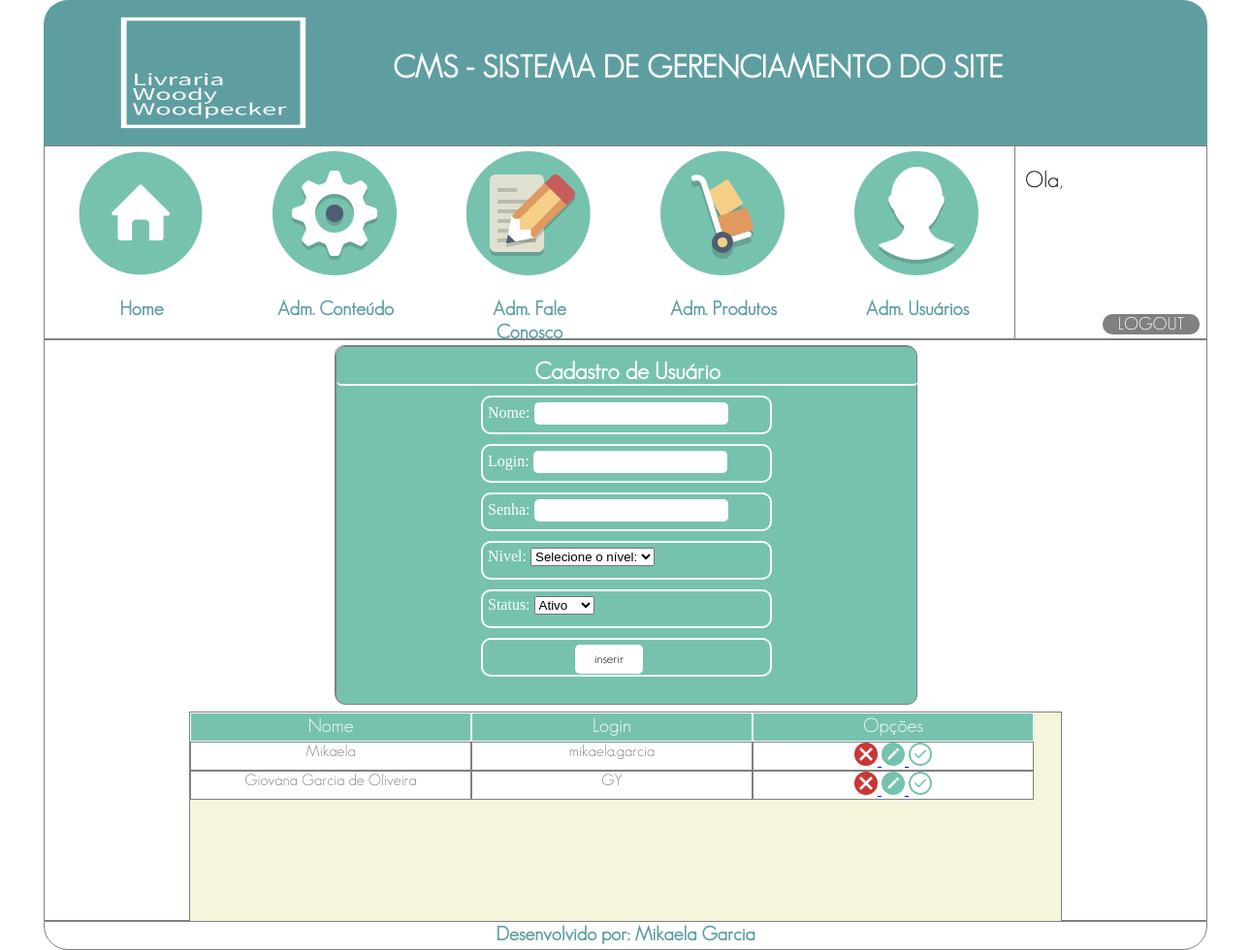
The app's page /cms/cadastroUsuario.php with its own data.
### tables this page shows
CREATE TABLE `tbl_usuario` (
  `id_usuario` int(11) NOT NULL AUTO_INCREMENT,
  `nome` varchar(100) DEFAULT NULL,
  `id_nivel` int(11) DEFAULT NULL,
  `login` varchar(45) DEFAULT NULL,
  `senha` varchar(45) DEFAULT NULL,
  `status` tinyint(10) DEFAULT '0',
  PRIMARY KEY (`id_usuario`),
  KEY `tbl_usuario_niveis_idx` (`id_nivel`),
  CONSTRAINT `fk_tbl_usuario_tbl_niveis` FOREIGN KEY (`id_nivel`) REFERENCES `tbl_niveis` (`id_nivel`)
);

### cms/cadastroUsuario.php (the view, shortened to what this page needs)
<?php
$conexao = conexaoBD();
$botao = "inserir";
$nomeUsuario = "";
$loginUsuario = "";
$senhaUsuario = "";
$idNivel2 = 0;
$nomeNivel = "";
?>
<!DOCTYPE html>
<html>
<head>
    <link rel="stylesheet" href="css/style.css"/>
</head>
<header>
    <?php
        require_once("header.php");
    ?>
</header>
<body>
    <div id="sessaoCadUsuario">
        <div id="seguraFormUsuario">
            <form method="POST" action="cadastroUsuario.php" id="formCadUsuario">
                <div id="formTituloUser">
                    <h2>Cadastro de Usuário</h2>
                </div>
                <div class="itemForm">
                   <p>Nome: <input type="text" class="txtFormUsuario" name="txtNome" value="<?php echo($nomeUsuario)?>"></p>
                </div>
                <div class="itemForm">
                    <p>Login: <input type="text" class="txtFormUsuario" name="txtLogin" value="<?php echo($loginUsuario)?>"></p>
                </div>
                <div class="itemForm">
                    <p>Senha: <input type="text" class="txtFormUsuario" name="txtSenha" value="<?php echo($senhaUsuario)?>"></p>
                </div>
                <div class="itemForm">
                    <p>Nivel: <select name="slcNivel">
                    <?php
                        if($modo == "editar"){
                            ?> <option value="<?php echo($idNivel2)?>"><?php echo($nomeNivel)?></option>
                            <?php
                        }else{
                            ?>
                            <option value="">Selecione o nível:</option>
                            <?php
                        }
                    ?>
                    </select></p>
                </div>
                <div class="itemForm">
                    <p>Status: <select name="slcStatus">
                                    <option value="1">Ativo</option>
                            </select>
                    </p>
                </div>
                <div class="itemForm">
                    <input type="submit" value="<?php echo($botao)?>" name="btnEnviar" id="btnEnviarUsuario">
                </div>
            </form>
        </div>
        <div id="listaUsuario">
            <div class="itemListaUsuario">
                Nome
            </div>
            <div class="itemListaUsuario">
                Login
            </div>
            <div class="itemListaUsuario">
                Opções
            </div>
            <?php
            $sql = "SELECT * FROM tbl_usuario ORDER BY id_usuario DESC";
            $select = mysqli_query($conexao,$sql);
            while($rsUsuario = mysqli_fetch_array($select)){
            if($rsUsuario['status'] ==0){
                $imgStatus = "statusOff.png";
            }else{
                $imgStatus = "statusOn.png";
            }
            ?>
            <div class="carregarListUsuario">
                <?php echo($rsUsuario['nome']);?>
            </div>
            <div class="carregarListUsuario">
                <?php echo($rsUsuario['login']);?>
            </div>
            <div class="carregarListUsuario">
                <a href="cadastroUsuario.php?modo=excluir&id_usuario=<?php echo($rsUsuario['id_usuario'])?>">
                    <img src="icons/delete.png" alt="delete">
                </a>
                <a href="cadastroUsuario.php?modo=editar&id_usuario=<?php echo($rsUsuario['id_usuario'])?>">
                    <img src="icons/edit.png.png" alt="editar">
                </a>
                <a href="cadastroUsuario.php?modo=status&valorStatus=<?php echo($rsUsuario['status'])?>&id_usuario=<?php echo($rsUsuario['id_usuario'])?>" >
                    <img src="icons/<?php echo($imgStatus)?>" alt="status">
                </a>
            </div>
            <?php
            }
            ?>
        </div>
    </div>
</body>
<footer>
    <?php
        require_once("footer.php");
    ?>
</footer>
</html>

### cms/css/style.css (style rules this page uses)
html,body,p,body,ul,li,h1,h2,h3,h4,h5,h6,footer,form,label,input { padding: 0; margin: 0; }
* { box-sizing: border-box; }
#sessaoCadUsuario { width: 1200px; height: 600px; margin: auto; border: solid 1px gray; }
#seguraFormUsuario { width: 600px; height: 370px; margin: auto; border: solid 1px gray; border-radius: 10px; margin-top: 5px; }
#formCadUsuario { width: 600px; height: 370px; margin: auto; border: solid 1px gray; border-radius: 10px; }
#formTituloUser { width: 600px; height: 30px; border: solid 2px white; text-align: center; border-bottom-left-radius: 5px; border-bottom-right-radius: 5px; border-top: none; border-left: none; border-right: none; font-family: geosanslight; }
.itemForm { width: 300px; height: 40px; margin: auto; border: solid 1px grey; margin-top: 10px; padding-top: 5px; border: solid 2px white; border-radius: 10px; }
.itemForm p { margin-left: 5px; }
#btnEnviarUsuario { width: 70px; height: 30px; margin-left: 95px; border-radius: 5px; background-color: white; cursor: pointer; font-family: geosanslight; border: none; }
.txtFormUsuario { width: 200px; margin: auto; border: 0px; border-radius: 5px; height: 23px; }
#listaUsuario { width: 900px; height: 220px; background-color: beige; border: solid 1px grey; overflow: auto; margin: auto; margin-top: 8px; }
.itemListaUsuario { width: 290px; background-color: #76c2af; height: 30px; text-align: center; float: left; color: white; font-family: geosanslight; font-size: 20px; border: solid 1px white; margin: auto; }
.carregarListUsuario { width: 290px; height: 30px; background-color: white; color: grey; font-family: geosanslight; float: left; border: solid 1px grey; text-align: center; }
.carregarListUsuario img { width: 24px; height: 24px; }
form { width: 400px; height: 100px; margin: auto; padding-top: 10px; background-color: #76c2af; color: white; }
form { border-radius: 10px; }

### records on screen
tbl_usuario: nome "Mikaela", login "mikaela.garcia"
tbl_usuario: nome "Giovana Garcia de Oliveira", login "GY"
